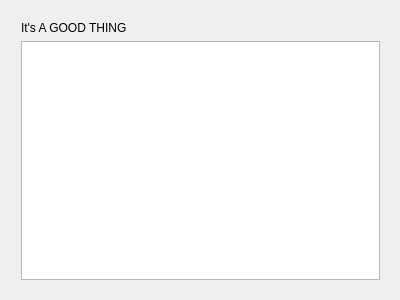
<?xml version="1.0" encoding="UTF-8"?>
<ui version="4.0">
 <class>Form</class>
 <widget class="QWidget" name="Form">
  <property name="geometry">
   <rect>
    <x>0</x>
    <y>0</y>
    <width>400</width>
    <height>300</height>
   </rect>
  </property>
  <property name="windowTitle">
   <string>Form</string>
  </property>
  <widget class="QWidget" name="verticalLayoutWidget">
   <property name="geometry">
    <rect>
     <x>10</x>
     <y>10</y>
     <width>381</width>
     <height>281</height>
    </rect>
   </property>
   <layout class="QVBoxLayout" name="verticalLayout">
    <item>
     <widget class="QLabel" name="label">
      <property name="text">
       <string>It's A GOOD THING</string>
      </property>
     </widget>
    </item>
    <item>
     <widget class="QTextBrowser" name="textBrowser"/>
    </item>
   </layout>
  </widget>
 </widget>
 <layoutdefault spacing="6" margin="11"/>
 <resources/>
 <connections/>
</ui>
